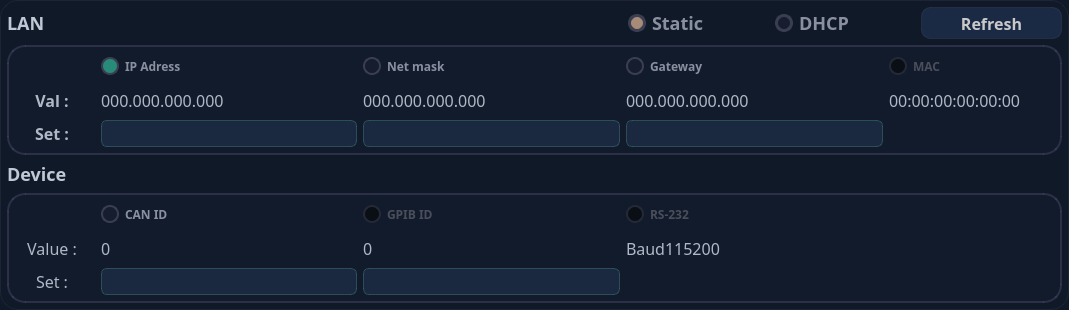
<?xml version="1.0" encoding="UTF-8"?>
<ui version="4.0">
 <class>devicesetting</class>
 <widget class="QFrame" name="devicesetting">
  <property name="geometry">
   <rect>
    <x>0</x>
    <y>0</y>
    <width>1069</width>
    <height>310</height>
   </rect>
  </property>
  <property name="minimumSize">
   <size>
    <width>1069</width>
    <height>310</height>
   </size>
  </property>
  <property name="maximumSize">
   <size>
    <width>1240</width>
    <height>372</height>
   </size>
  </property>
  <property name="font">
   <font>
    <family>WenQuanYi Micro Hei</family>
   </font>
  </property>
  <property name="cursor">
   <cursorShape>BlankCursor</cursorShape>
  </property>
  <property name="contextMenuPolicy">
   <enum>Qt::NoContextMenu</enum>
  </property>
  <property name="styleSheet">
   <string notr="true">#devicesetting {
    background-color: #0F1928;
    border-radius: 18px;
    border: 1px solid rgba(60, 60, 80, 0.3);
}</string>
  </property>
  <property name="locale">
   <locale language="Chinese" country="China"/>
  </property>
  <property name="frameShape">
   <enum>QFrame::NoFrame</enum>
  </property>
  <property name="frameShadow">
   <enum>QFrame::Plain</enum>
  </property>
  <property name="lineWidth">
   <number>0</number>
  </property>
  <layout class="QVBoxLayout" name="verticalLayout" stretch="2,7,1,7">
   <property name="leftMargin">
    <number>6</number>
   </property>
   <property name="topMargin">
    <number>6</number>
   </property>
   <property name="rightMargin">
    <number>6</number>
   </property>
   <property name="bottomMargin">
    <number>6</number>
   </property>
   <item>
    <widget class="QFrame" name="landhcpstframe">
     <property name="font">
      <font>
       <family>WenQuanYi Micro Hei</family>
      </font>
     </property>
     <property name="cursor">
      <cursorShape>BlankCursor</cursorShape>
     </property>
     <property name="contextMenuPolicy">
      <enum>Qt::NoContextMenu</enum>
     </property>
     <property name="styleSheet">
      <string notr="true">#landhcpstframe QRadioButton {
    color: #8A90A0;
    font-size: 18px;
}

#landhcpstframe QRadioButton::indicator {
    width: 12px;
    height: 12px;
    border-radius: 9px;
    border: 3px solid #3A3E50;
    background-color: #151D2E;
}

#landhcpstframe QRadioButton::indicator:checked {
    background-color: #A88A78;
}</string>
     </property>
     <property name="frameShape">
      <enum>QFrame::NoFrame</enum>
     </property>
     <property name="frameShadow">
      <enum>QFrame::Plain</enum>
     </property>
     <property name="lineWidth">
      <number>0</number>
     </property>
     <layout class="QHBoxLayout" name="horizontalLayout_5" stretch="1,12,3,3,3">
      <property name="spacing">
       <number>6</number>
      </property>
      <property name="leftMargin">
       <number>0</number>
      </property>
      <property name="topMargin">
       <number>0</number>
      </property>
      <property name="rightMargin">
       <number>0</number>
      </property>
      <property name="bottomMargin">
       <number>0</number>
      </property>
      <item>
       <widget class="QLabel" name="settingLANlabel">
        <property name="enabled">
         <bool>false</bool>
        </property>
        <property name="font">
         <font>
          <family>WenQuanYi Micro Hei</family>
          <pointsize>-1</pointsize>
          <weight>75</weight>
          <bold>true</bold>
         </font>
        </property>
        <property name="cursor">
         <cursorShape>BlankCursor</cursorShape>
        </property>
        <property name="contextMenuPolicy">
         <enum>Qt::NoContextMenu</enum>
        </property>
        <property name="styleSheet">
         <string notr="true">#settingLANlabel {
    color: #C0C8D5;
    font-size: 18px;
}</string>
        </property>
        <property name="lineWidth">
         <number>0</number>
        </property>
        <property name="text">
         <string>LAN</string>
        </property>
       </widget>
      </item>
      <item>
       <widget class="QLabel" name="spacelabel">
        <property name="font">
         <font>
          <family>WenQuanYi Micro Hei</family>
         </font>
        </property>
        <property name="cursor">
         <cursorShape>BlankCursor</cursorShape>
        </property>
        <property name="contextMenuPolicy">
         <enum>Qt::NoContextMenu</enum>
        </property>
        <property name="lineWidth">
         <number>0</number>
        </property>
        <property name="text">
         <string/>
        </property>
       </widget>
      </item>
      <item>
       <widget class="QRadioButton" name="setstaticradioButton">
        <property name="sizePolicy">
         <sizepolicy hsizetype="Preferred" vsizetype="Preferred">
          <horstretch>0</horstretch>
          <verstretch>0</verstretch>
         </sizepolicy>
        </property>
        <property name="font">
         <font>
          <family>WenQuanYi Micro Hei</family>
          <pointsize>-1</pointsize>
          <weight>75</weight>
          <bold>true</bold>
         </font>
        </property>
        <property name="cursor">
         <cursorShape>BlankCursor</cursorShape>
        </property>
        <property name="mouseTracking">
         <bool>false</bool>
        </property>
        <property name="focusPolicy">
         <enum>Qt::NoFocus</enum>
        </property>
        <property name="contextMenuPolicy">
         <enum>Qt::NoContextMenu</enum>
        </property>
        <property name="layoutDirection">
         <enum>Qt::LeftToRight</enum>
        </property>
        <property name="text">
         <string>Static</string>
        </property>
        <property name="checked">
         <bool>true</bool>
        </property>
        <property name="autoExclusive">
         <bool>true</bool>
        </property>
       </widget>
      </item>
      <item>
       <widget class="QRadioButton" name="dhcpradioButton">
        <property name="sizePolicy">
         <sizepolicy hsizetype="Preferred" vsizetype="Preferred">
          <horstretch>0</horstretch>
          <verstretch>0</verstretch>
         </sizepolicy>
        </property>
        <property name="font">
         <font>
          <family>WenQuanYi Micro Hei</family>
          <pointsize>-1</pointsize>
          <weight>75</weight>
          <bold>true</bold>
         </font>
        </property>
        <property name="cursor">
         <cursorShape>BlankCursor</cursorShape>
        </property>
        <property name="mouseTracking">
         <bool>false</bool>
        </property>
        <property name="focusPolicy">
         <enum>Qt::NoFocus</enum>
        </property>
        <property name="contextMenuPolicy">
         <enum>Qt::NoContextMenu</enum>
        </property>
        <property name="layoutDirection">
         <enum>Qt::LeftToRight</enum>
        </property>
        <property name="text">
         <string>DHCP</string>
        </property>
        <property name="checked">
         <bool>false</bool>
        </property>
       </widget>
      </item>
      <item>
       <widget class="QPushButton" name="refreshpushButton">
        <property name="sizePolicy">
         <sizepolicy hsizetype="Preferred" vsizetype="Preferred">
          <horstretch>0</horstretch>
          <verstretch>0</verstretch>
         </sizepolicy>
        </property>
        <property name="font">
         <font>
          <family>WenQuanYi Micro Hei</family>
          <pointsize>-1</pointsize>
          <weight>75</weight>
          <bold>true</bold>
         </font>
        </property>
        <property name="cursor">
         <cursorShape>BlankCursor</cursorShape>
        </property>
        <property name="focusPolicy">
         <enum>Qt::NoFocus</enum>
        </property>
        <property name="contextMenuPolicy">
         <enum>Qt::NoContextMenu</enum>
        </property>
        <property name="styleSheet">
         <string notr="true">#refreshpushButton {
        color: #C9C9C9;
        border-radius: 9px;
        font-size: 16px;
        font-weight: bold;
        background-color: #1A2A45;
         font-family: &quot;WenQuanYi Micro Hei&quot;;
    border: 1px solid rgba(74, 74, 90, 0.3);
}

#refreshpushButton:hover {
        background-color: #243356;
         border-color: rgba(100, 100, 130, 0.6);
}

#refreshpushButton:pressed {
        background-color: #0D1525;
border-color: rgba(100, 100, 130, 0.8);
}

#refreshpushButton:disabled {
        color: #3A3A4E;
    background-color: #151D2E;
        border: 1px solid rgba(40, 40, 55, 0.3);
}
</string>
        </property>
        <property name="text">
         <string>Refresh</string>
        </property>
       </widget>
      </item>
     </layout>
    </widget>
   </item>
   <item>
    <widget class="QFrame" name="networkframe">
     <property name="font">
      <font>
       <family>WenQuanYi Micro Hei</family>
      </font>
     </property>
     <property name="cursor">
      <cursorShape>BlankCursor</cursorShape>
     </property>
     <property name="contextMenuPolicy">
      <enum>Qt::NoContextMenu</enum>
     </property>
     <property name="styleSheet">
      <string notr="true">#networkframe {
        border-radius: 18px;
    background-color: #111B2C;
    border: 2px solid rgba(70, 70, 100, 0.5);
}

#networkframe QRadioButton {
    color: #8A90A0;
    font-size: 12px;
    font-weight: bold;
}

#networkframe QRadioButton::indicator {
    width: 14px;
    height: 14px;
    border-radius: 9px;
    border: 2px solid #3A3E50;
    background-color: #151D2E;
}

#networkframe QRadioButton::indicator:checked {
    background-color: #288A78;
}

#networkframe QRadioButton:disabled {
    color: #4A4E5A;
        background: transparent;
}

#networkframe QRadioButton::indicator:disabled {
        border: 2px solid #252836;
    background-color: #0A0F16;
}

#networkframe QLabel {
    color: #B0B8C5;
    font-size: 16px;
}

#ipvaluelabel, #maskvaluelabel, #gatevaluelabel {
    color: #E0E8F0;
    background-color: #1A2840;
    border: 1px solid rgba(90, 180, 160, 0.3);
    border-radius: 6px;
}</string>
     </property>
     <property name="frameShape">
      <enum>QFrame::NoFrame</enum>
     </property>
     <property name="frameShadow">
      <enum>QFrame::Plain</enum>
     </property>
     <property name="lineWidth">
      <number>0</number>
     </property>
     <layout class="QGridLayout" name="gridLayout_4" rowstretch="1,1,1" columnstretch="1,3,3,3,2">
      <property name="leftMargin">
       <number>0</number>
      </property>
      <property name="topMargin">
       <number>6</number>
      </property>
      <property name="rightMargin">
       <number>0</number>
      </property>
      <property name="bottomMargin">
       <number>6</number>
      </property>
      <item row="0" column="1">
       <widget class="QRadioButton" name="ipradioButton">
        <property name="sizePolicy">
         <sizepolicy hsizetype="Preferred" vsizetype="Preferred">
          <horstretch>0</horstretch>
          <verstretch>0</verstretch>
         </sizepolicy>
        </property>
        <property name="font">
         <font>
          <family>WenQuanYi Micro Hei</family>
          <pointsize>-1</pointsize>
          <weight>75</weight>
          <bold>true</bold>
         </font>
        </property>
        <property name="cursor">
         <cursorShape>BlankCursor</cursorShape>
        </property>
        <property name="mouseTracking">
         <bool>false</bool>
        </property>
        <property name="focusPolicy">
         <enum>Qt::NoFocus</enum>
        </property>
        <property name="contextMenuPolicy">
         <enum>Qt::NoContextMenu</enum>
        </property>
        <property name="text">
         <string>IP Adress</string>
        </property>
        <property name="checked">
         <bool>true</bool>
        </property>
        <property name="autoExclusive">
         <bool>false</bool>
        </property>
        <attribute name="buttonGroup">
         <string notr="true">buttonGroup</string>
        </attribute>
       </widget>
      </item>
      <item row="0" column="2">
       <widget class="QRadioButton" name="maskradioButton">
        <property name="sizePolicy">
         <sizepolicy hsizetype="Preferred" vsizetype="Preferred">
          <horstretch>0</horstretch>
          <verstretch>0</verstretch>
         </sizepolicy>
        </property>
        <property name="font">
         <font>
          <family>WenQuanYi Micro Hei</family>
          <pointsize>-1</pointsize>
          <weight>75</weight>
          <bold>true</bold>
         </font>
        </property>
        <property name="cursor">
         <cursorShape>BlankCursor</cursorShape>
        </property>
        <property name="mouseTracking">
         <bool>false</bool>
        </property>
        <property name="focusPolicy">
         <enum>Qt::NoFocus</enum>
        </property>
        <property name="contextMenuPolicy">
         <enum>Qt::NoContextMenu</enum>
        </property>
        <property name="text">
         <string>Net mask</string>
        </property>
        <property name="checked">
         <bool>false</bool>
        </property>
        <attribute name="buttonGroup">
         <string notr="true">buttonGroup</string>
        </attribute>
       </widget>
      </item>
      <item row="0" column="3">
       <widget class="QRadioButton" name="gateradioButton">
        <property name="sizePolicy">
         <sizepolicy hsizetype="Preferred" vsizetype="Preferred">
          <horstretch>0</horstretch>
          <verstretch>0</verstretch>
         </sizepolicy>
        </property>
        <property name="font">
         <font>
          <family>WenQuanYi Micro Hei</family>
          <pointsize>-1</pointsize>
          <weight>75</weight>
          <bold>true</bold>
         </font>
        </property>
        <property name="cursor">
         <cursorShape>BlankCursor</cursorShape>
        </property>
        <property name="mouseTracking">
         <bool>false</bool>
        </property>
        <property name="focusPolicy">
         <enum>Qt::NoFocus</enum>
        </property>
        <property name="contextMenuPolicy">
         <enum>Qt::NoContextMenu</enum>
        </property>
        <property name="text">
         <string>Gateway</string>
        </property>
        <property name="checked">
         <bool>false</bool>
        </property>
        <attribute name="buttonGroup">
         <string notr="true">buttonGroup</string>
        </attribute>
       </widget>
      </item>
      <item row="0" column="4">
       <widget class="QRadioButton" name="macradioButton">
        <property name="enabled">
         <bool>false</bool>
        </property>
        <property name="sizePolicy">
         <sizepolicy hsizetype="Preferred" vsizetype="Preferred">
          <horstretch>0</horstretch>
          <verstretch>0</verstretch>
         </sizepolicy>
        </property>
        <property name="font">
         <font>
          <family>WenQuanYi Micro Hei</family>
          <pointsize>-1</pointsize>
          <weight>75</weight>
          <bold>true</bold>
         </font>
        </property>
        <property name="cursor">
         <cursorShape>BlankCursor</cursorShape>
        </property>
        <property name="mouseTracking">
         <bool>false</bool>
        </property>
        <property name="focusPolicy">
         <enum>Qt::NoFocus</enum>
        </property>
        <property name="contextMenuPolicy">
         <enum>Qt::NoContextMenu</enum>
        </property>
        <property name="styleSheet">
         <string notr="true"/>
        </property>
        <property name="text">
         <string>MAC</string>
        </property>
        <property name="checked">
         <bool>false</bool>
        </property>
        <attribute name="buttonGroup">
         <string notr="true">buttonGroup</string>
        </attribute>
       </widget>
      </item>
      <item row="1" column="0">
       <widget class="QLabel" name="networkvaluelabel">
        <property name="font">
         <font>
          <family>WenQuanYi Micro Hei</family>
          <pointsize>-1</pointsize>
          <weight>75</weight>
          <bold>true</bold>
         </font>
        </property>
        <property name="cursor">
         <cursorShape>BlankCursor</cursorShape>
        </property>
        <property name="contextMenuPolicy">
         <enum>Qt::NoContextMenu</enum>
        </property>
        <property name="lineWidth">
         <number>0</number>
        </property>
        <property name="text">
         <string>Val :</string>
        </property>
        <property name="alignment">
         <set>Qt::AlignCenter</set>
        </property>
       </widget>
      </item>
      <item row="1" column="1">
       <widget class="QLabel" name="iplabel">
        <property name="font">
         <font>
          <family>WenQuanYi Micro Hei</family>
          <pointsize>-1</pointsize>
         </font>
        </property>
        <property name="cursor">
         <cursorShape>BlankCursor</cursorShape>
        </property>
        <property name="contextMenuPolicy">
         <enum>Qt::NoContextMenu</enum>
        </property>
        <property name="lineWidth">
         <number>0</number>
        </property>
        <property name="text">
         <string>000.000.000.000</string>
        </property>
       </widget>
      </item>
      <item row="1" column="2">
       <widget class="QLabel" name="masklabel">
        <property name="font">
         <font>
          <family>WenQuanYi Micro Hei</family>
          <pointsize>-1</pointsize>
         </font>
        </property>
        <property name="cursor">
         <cursorShape>BlankCursor</cursorShape>
        </property>
        <property name="contextMenuPolicy">
         <enum>Qt::NoContextMenu</enum>
        </property>
        <property name="lineWidth">
         <number>0</number>
        </property>
        <property name="text">
         <string>000.000.000.000</string>
        </property>
       </widget>
      </item>
      <item row="1" column="3">
       <widget class="QLabel" name="gatelabel">
        <property name="font">
         <font>
          <family>WenQuanYi Micro Hei</family>
          <pointsize>-1</pointsize>
         </font>
        </property>
        <property name="cursor">
         <cursorShape>BlankCursor</cursorShape>
        </property>
        <property name="contextMenuPolicy">
         <enum>Qt::NoContextMenu</enum>
        </property>
        <property name="lineWidth">
         <number>0</number>
        </property>
        <property name="text">
         <string>000.000.000.000</string>
        </property>
       </widget>
      </item>
      <item row="1" column="4">
       <widget class="QLabel" name="maclabel">
        <property name="font">
         <font>
          <family>WenQuanYi Micro Hei</family>
          <pointsize>-1</pointsize>
         </font>
        </property>
        <property name="cursor">
         <cursorShape>BlankCursor</cursorShape>
        </property>
        <property name="contextMenuPolicy">
         <enum>Qt::NoContextMenu</enum>
        </property>
        <property name="lineWidth">
         <number>0</number>
        </property>
        <property name="text">
         <string>00:00:00:00:00:00</string>
        </property>
       </widget>
      </item>
      <item row="2" column="0">
       <widget class="QLabel" name="networksetlabel">
        <property name="font">
         <font>
          <family>WenQuanYi Micro Hei</family>
          <pointsize>-1</pointsize>
          <weight>75</weight>
          <bold>true</bold>
         </font>
        </property>
        <property name="cursor">
         <cursorShape>BlankCursor</cursorShape>
        </property>
        <property name="contextMenuPolicy">
         <enum>Qt::NoContextMenu</enum>
        </property>
        <property name="lineWidth">
         <number>0</number>
        </property>
        <property name="text">
         <string>Set :</string>
        </property>
        <property name="alignment">
         <set>Qt::AlignCenter</set>
        </property>
       </widget>
      </item>
      <item row="2" column="1">
       <widget class="QLabel" name="ipvaluelabel">
        <property name="font">
         <font>
          <family>WenQuanYi Micro Hei</family>
          <pointsize>-1</pointsize>
         </font>
        </property>
        <property name="cursor">
         <cursorShape>BlankCursor</cursorShape>
        </property>
        <property name="contextMenuPolicy">
         <enum>Qt::NoContextMenu</enum>
        </property>
        <property name="lineWidth">
         <number>0</number>
        </property>
        <property name="text">
         <string/>
        </property>
       </widget>
      </item>
      <item row="2" column="2">
       <widget class="QLabel" name="maskvaluelabel">
        <property name="font">
         <font>
          <family>WenQuanYi Micro Hei</family>
          <pointsize>-1</pointsize>
         </font>
        </property>
        <property name="cursor">
         <cursorShape>BlankCursor</cursorShape>
        </property>
        <property name="contextMenuPolicy">
         <enum>Qt::NoContextMenu</enum>
        </property>
        <property name="lineWidth">
         <number>0</number>
        </property>
        <property name="text">
         <string/>
        </property>
       </widget>
      </item>
      <item row="2" column="3">
       <widget class="QLabel" name="gatevaluelabel">
        <property name="font">
         <font>
          <family>WenQuanYi Micro Hei</family>
          <pointsize>-1</pointsize>
         </font>
        </property>
        <property name="cursor">
         <cursorShape>BlankCursor</cursorShape>
        </property>
        <property name="contextMenuPolicy">
         <enum>Qt::NoContextMenu</enum>
        </property>
        <property name="lineWidth">
         <number>0</number>
        </property>
        <property name="text">
         <string/>
        </property>
       </widget>
      </item>
     </layout>
    </widget>
   </item>
   <item>
    <widget class="QLabel" name="deviceidlabel">
     <property name="enabled">
      <bool>false</bool>
     </property>
     <property name="font">
      <font>
       <family>WenQuanYi Micro Hei</family>
       <pointsize>-1</pointsize>
       <weight>75</weight>
       <bold>true</bold>
      </font>
     </property>
     <property name="cursor">
      <cursorShape>BlankCursor</cursorShape>
     </property>
     <property name="contextMenuPolicy">
      <enum>Qt::NoContextMenu</enum>
     </property>
     <property name="styleSheet">
      <string notr="true">#deviceidlabel {
    color: #C0C8D5;
    font-size: 18px;
}</string>
     </property>
     <property name="lineWidth">
      <number>0</number>
     </property>
     <property name="text">
      <string>Device</string>
     </property>
    </widget>
   </item>
   <item>
    <widget class="QFrame" name="deviceidframe">
     <property name="font">
      <font>
       <family>WenQuanYi Micro Hei</family>
      </font>
     </property>
     <property name="cursor">
      <cursorShape>BlankCursor</cursorShape>
     </property>
     <property name="contextMenuPolicy">
      <enum>Qt::NoContextMenu</enum>
     </property>
     <property name="styleSheet">
      <string notr="true">#deviceidframe {
    background-color: #111B2C;
    border-radius: 18px;
    border: 2px solid rgba(70, 70, 100, 0.5);
}

#deviceidframe QRadioButton {
    color: #8A90A0;
    font-size: 12px;
    font-weight: bold;
}

#deviceidframe QRadioButton::indicator {
    width: 14px;
    height: 14px;
    border-radius: 9px;
    border: 2px solid #3A3E50;
    background-color: #151D2E;
}

#deviceidframe QRadioButton::indicator:checked {
    background-color: #288A78;
}

#deviceidframe QRadioButton:disabled {
    color: #4A4E5A;
        background: transparent;
}

#deviceidframe QRadioButton::indicator:disabled {
        border: 2px solid #252836;
    background-color: #0A0F16;
}

#deviceidframe QLabel {
    color: #B0B8C5;
    font-size: 16px;
}

#canidvaluelabel, #gpibvaluelabel {
    color: #E0E8F0;
    background-color: #1A2840;
    border: 1px solid rgba(90, 180, 160, 0.3);
    border-radius: 6px;
}
</string>
     </property>
     <property name="frameShape">
      <enum>QFrame::NoFrame</enum>
     </property>
     <property name="frameShadow">
      <enum>QFrame::Plain</enum>
     </property>
     <property name="lineWidth">
      <number>0</number>
     </property>
     <layout class="QGridLayout" name="gridLayout_5" rowstretch="1,1,1" columnstretch="1,3,3,3,2">
      <property name="leftMargin">
       <number>0</number>
      </property>
      <property name="topMargin">
       <number>6</number>
      </property>
      <property name="rightMargin">
       <number>0</number>
      </property>
      <property name="bottomMargin">
       <number>6</number>
      </property>
      <item row="0" column="1">
       <widget class="QRadioButton" name="canidradioButton">
        <property name="sizePolicy">
         <sizepolicy hsizetype="Preferred" vsizetype="Preferred">
          <horstretch>0</horstretch>
          <verstretch>0</verstretch>
         </sizepolicy>
        </property>
        <property name="font">
         <font>
          <family>WenQuanYi Micro Hei</family>
          <pointsize>-1</pointsize>
          <weight>75</weight>
          <bold>true</bold>
         </font>
        </property>
        <property name="cursor">
         <cursorShape>BlankCursor</cursorShape>
        </property>
        <property name="mouseTracking">
         <bool>false</bool>
        </property>
        <property name="focusPolicy">
         <enum>Qt::NoFocus</enum>
        </property>
        <property name="contextMenuPolicy">
         <enum>Qt::NoContextMenu</enum>
        </property>
        <property name="text">
         <string>CAN ID</string>
        </property>
        <property name="checked">
         <bool>false</bool>
        </property>
        <attribute name="buttonGroup">
         <string notr="true">buttonGroup</string>
        </attribute>
       </widget>
      </item>
      <item row="1" column="4">
       <widget class="QLabel" name="label_19">
        <property name="text">
         <string/>
        </property>
       </widget>
      </item>
      <item row="0" column="3">
       <widget class="QRadioButton" name="rs232radioButton">
        <property name="enabled">
         <bool>false</bool>
        </property>
        <property name="sizePolicy">
         <sizepolicy hsizetype="Preferred" vsizetype="Preferred">
          <horstretch>0</horstretch>
          <verstretch>0</verstretch>
         </sizepolicy>
        </property>
        <property name="font">
         <font>
          <family>WenQuanYi Micro Hei</family>
          <pointsize>-1</pointsize>
          <weight>75</weight>
          <bold>true</bold>
         </font>
        </property>
        <property name="cursor">
         <cursorShape>BlankCursor</cursorShape>
        </property>
        <property name="mouseTracking">
         <bool>false</bool>
        </property>
        <property name="focusPolicy">
         <enum>Qt::NoFocus</enum>
        </property>
        <property name="contextMenuPolicy">
         <enum>Qt::NoContextMenu</enum>
        </property>
        <property name="text">
         <string>RS-232</string>
        </property>
        <property name="checked">
         <bool>false</bool>
        </property>
        <attribute name="buttonGroup">
         <string notr="true">buttonGroup</string>
        </attribute>
       </widget>
      </item>
      <item row="2" column="1">
       <widget class="QLabel" name="canidvaluelabel">
        <property name="font">
         <font>
          <family>WenQuanYi Micro Hei</family>
          <pointsize>-1</pointsize>
         </font>
        </property>
        <property name="cursor">
         <cursorShape>BlankCursor</cursorShape>
        </property>
        <property name="contextMenuPolicy">
         <enum>Qt::NoContextMenu</enum>
        </property>
        <property name="lineWidth">
         <number>0</number>
        </property>
        <property name="text">
         <string/>
        </property>
       </widget>
      </item>
      <item row="1" column="0">
       <widget class="QLabel" name="devicevaluelabel">
        <property name="font">
         <font>
          <family>WenQuanYi Micro Hei</family>
          <pointsize>-1</pointsize>
         </font>
        </property>
        <property name="cursor">
         <cursorShape>BlankCursor</cursorShape>
        </property>
        <property name="contextMenuPolicy">
         <enum>Qt::NoContextMenu</enum>
        </property>
        <property name="lineWidth">
         <number>0</number>
        </property>
        <property name="text">
         <string>Value :</string>
        </property>
        <property name="alignment">
         <set>Qt::AlignCenter</set>
        </property>
       </widget>
      </item>
      <item row="1" column="3">
       <widget class="QLabel" name="rs232label">
        <property name="font">
         <font>
          <family>WenQuanYi Micro Hei</family>
          <pointsize>-1</pointsize>
         </font>
        </property>
        <property name="cursor">
         <cursorShape>BlankCursor</cursorShape>
        </property>
        <property name="contextMenuPolicy">
         <enum>Qt::NoContextMenu</enum>
        </property>
        <property name="lineWidth">
         <number>0</number>
        </property>
        <property name="text">
         <string>Baud115200</string>
        </property>
       </widget>
      </item>
      <item row="2" column="2">
       <widget class="QLabel" name="gpibvaluelabel">
        <property name="font">
         <font>
          <family>WenQuanYi Micro Hei</family>
          <pointsize>-1</pointsize>
         </font>
        </property>
        <property name="cursor">
         <cursorShape>BlankCursor</cursorShape>
        </property>
        <property name="contextMenuPolicy">
         <enum>Qt::NoContextMenu</enum>
        </property>
        <property name="lineWidth">
         <number>0</number>
        </property>
        <property name="text">
         <string/>
        </property>
       </widget>
      </item>
      <item row="2" column="4">
       <widget class="QLabel" name="label_21">
        <property name="text">
         <string/>
        </property>
       </widget>
      </item>
      <item row="1" column="2">
       <widget class="QLabel" name="gpibidlabel">
        <property name="font">
         <font>
          <family>WenQuanYi Micro Hei</family>
          <pointsize>-1</pointsize>
         </font>
        </property>
        <property name="cursor">
         <cursorShape>BlankCursor</cursorShape>
        </property>
        <property name="contextMenuPolicy">
         <enum>Qt::NoContextMenu</enum>
        </property>
        <property name="lineWidth">
         <number>0</number>
        </property>
        <property name="text">
         <string>0</string>
        </property>
       </widget>
      </item>
      <item row="0" column="2">
       <widget class="QRadioButton" name="gpibidradioButton">
        <property name="enabled">
         <bool>false</bool>
        </property>
        <property name="sizePolicy">
         <sizepolicy hsizetype="Preferred" vsizetype="Preferred">
          <horstretch>0</horstretch>
          <verstretch>0</verstretch>
         </sizepolicy>
        </property>
        <property name="font">
         <font>
          <family>WenQuanYi Micro Hei</family>
          <pointsize>-1</pointsize>
          <weight>75</weight>
          <bold>true</bold>
         </font>
        </property>
        <property name="cursor">
         <cursorShape>BlankCursor</cursorShape>
        </property>
        <property name="mouseTracking">
         <bool>false</bool>
        </property>
        <property name="focusPolicy">
         <enum>Qt::NoFocus</enum>
        </property>
        <property name="contextMenuPolicy">
         <enum>Qt::NoContextMenu</enum>
        </property>
        <property name="text">
         <string>GPIB ID</string>
        </property>
        <property name="checked">
         <bool>false</bool>
        </property>
        <attribute name="buttonGroup">
         <string notr="true">buttonGroup</string>
        </attribute>
       </widget>
      </item>
      <item row="2" column="0">
       <widget class="QLabel" name="devicesetlabel">
        <property name="font">
         <font>
          <family>WenQuanYi Micro Hei</family>
          <pointsize>-1</pointsize>
         </font>
        </property>
        <property name="cursor">
         <cursorShape>BlankCursor</cursorShape>
        </property>
        <property name="contextMenuPolicy">
         <enum>Qt::NoContextMenu</enum>
        </property>
        <property name="lineWidth">
         <number>0</number>
        </property>
        <property name="text">
         <string>Set :</string>
        </property>
        <property name="alignment">
         <set>Qt::AlignCenter</set>
        </property>
       </widget>
      </item>
      <item row="1" column="1">
       <widget class="QLabel" name="canidlabel">
        <property name="font">
         <font>
          <family>WenQuanYi Micro Hei</family>
          <pointsize>-1</pointsize>
         </font>
        </property>
        <property name="cursor">
         <cursorShape>BlankCursor</cursorShape>
        </property>
        <property name="contextMenuPolicy">
         <enum>Qt::NoContextMenu</enum>
        </property>
        <property name="lineWidth">
         <number>0</number>
        </property>
        <property name="text">
         <string>0</string>
        </property>
       </widget>
      </item>
     </layout>
    </widget>
   </item>
  </layout>
 </widget>
 <resources/>
 <connections/>
 <buttongroups>
  <buttongroup name="buttonGroup"/>
 </buttongroups>
</ui>
